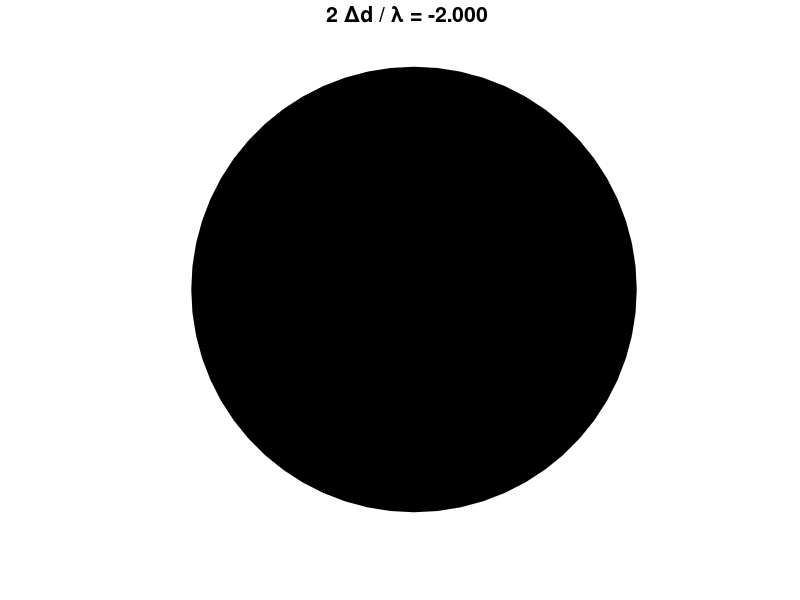

Write the MATLAB code that produced this figure. (Note: this script raises an error after producing the figure.)
% op_michA.m

% Michelson Interferometer
%   Plane Wave illumination of mirrors
%   Mirrors precisely aligned at right angles to the beam
%   Detector screen uniformly illuminated
%   Brightness of the screen depends upon the relative phase of the
%     reflections from the two mirrors
%   The intensity on the detector screen is shown as a function
%     the optical path difference between the two reflections

% DOING PHYSICS WITH MATLAB: 
%   http://www.physics.usyd.edu.au/teach_res/mp/mphome.htm
% Documentation
%   http://www.physics.usyd.edu.au/teach_res/mo/doc/op_michelson.htm
% Download Scripts
%   http://www.physics.usyd.edu.au/teach_res/mp/mscripts/


% Ian Cooper  ian.cooper@sydney.edu.au
% School of Physics, University of Sydney
% 190722   Matlab 2018b

clear
close all
clc


% ANIMATION and GIF file ==============================================
% Show and Save animation as a gif file (0 no)  (1 yes) for flagAG
    flagAG = 1;    
% file name for animated gif   
    ag_name = 'ag_AA.gif'; 
% Delay in seconds before displaying the next image  
    delay = 1.5;
    frame1 = 0;


% SETUP  ==============================================================
% Animation plot of screen intensity as optical path length varied
% Range for optical path length
  Nmax = 2;
  N = -Nmax:1/8:Nmax;
% Detector screen intensity
  SD = (sin(pi*N)).^2;


% ANIMATION GRAPHICS  =================================================

figure(1)
   pos = [0.1 0.2 0.25 0.35];
   set(gcf,'Units','normalized')
   set(gcf,'Position',pos)
   set(gcf,'color','w')
   
for cx = 1 : length(N)
  col = [SD(cx) 0 0];
  pos = [-1 -1 2 2];
  H_rect = rectangle('Position',pos,'Curvature',[1 1]);
  set(H_rect,'EdgeColor',col,'Facecolor',col);

  xlim([-1.1 1.1])
  ylim([-1.1 1.1])
  axis square
  axis off

  txt = sprintf('2 {\\Deltad} / {\\lambda} = %3.3f  \n',N(cx));
  title(txt)
  set(gca,'fontsize',14)
  pause(0.05)
 
  % Save animation 
    if flagAG == 1
       frame1 = frame1 + 1;
         frame = getframe(1);
         im = frame2im(frame);
         [imind,cm] = rgb2ind(im,256);
         % On the first loop, create the file. In subsequent loops, append.
         if frame1 == 1
           imwrite(imind,cm,ag_name,'gif','DelayTime',delay,'loopcount',inf);
         else
          imwrite(imind,cm,ag_name,'gif','DelayTime',delay,'writemode','append');
         end
    end    
end



% DETECTOR SCREEN INTENSITY ===========================================

num = 501;
N = linspace(-Nmax,Nmax, num);
SD = (sin(pi*N)).^2;

figure(2)
plot(N,SD,'r','linewidth',2);
grid on
set(gca,'fontsize',14)
xlabel('2 \Deltad / \lambda)')
ylabel('S_D  [a.u.]')
text(1.5,-0.135,'op_michA.m','fontsize',8)
